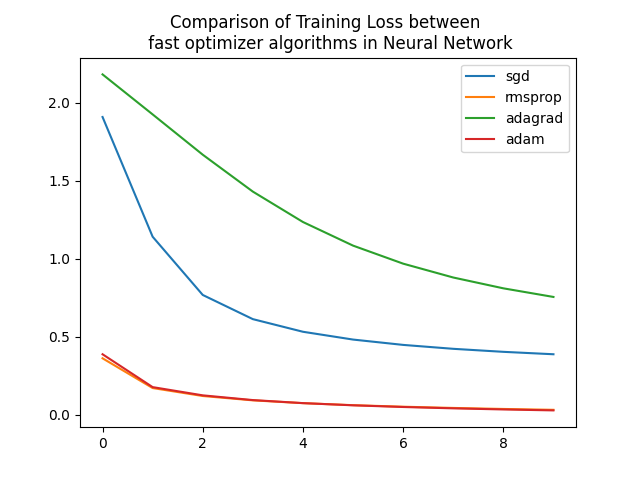

This figure's Python source:
###########################################################################################
#
# ML_NeuralNetwork_FasterOptimizers.py
#
# Comparison of training speed performance between
# optimizer algorithms (below) in perceptron of Neural network
# - Stochastic Gradient Descent (SGD) with Nesterov Momentum
# - RMSProp
# - AdaGrad
# - Adam
#
# Created by Jonggil Nam
# LinkedIn: https://www.linkedin.com/in/jonggil-nam-6099a162/
# Github: https://github.com/woodstone10
# e-mail: [email redacted]
# phone: +82-10-8709-6299
###########################################################################################

import numpy as np
import matplotlib.pyplot as plt
import tensorflow as tf

print("Num GPUs Available: ", len(tf.config.experimental.list_physical_devices('GPU')))

# Data from MNIST
(x_train, y_train), (x_test, y_test) = tf.keras.datasets.mnist.load_data()
x_train = tf.keras.utils.normalize(x_train, axis=1)
y_train = tf.keras.utils.to_categorical(y_train, 10)
x_test = tf.keras.utils.normalize(x_test, axis=1)
y_test = tf.keras.utils.to_categorical(y_test, 10)
print(x_train.shape, y_train.shape, x_test.shape, y_test.shape)

# Neural Network with Keras high-level API
def train_mnist(algo):
    model = tf.keras.Sequential([
        tf.keras.layers.Flatten(input_shape=x_train[0].shape),
        tf.keras.layers.Dense(250, activation='relu'),
        tf.keras.layers.Dense(10, activation='softmax')
    ])

    # Faster Optimizers
    if algo == 'sgd': # Momentum Optimization
        optimizer = tf.keras.optimizers.SGD(lr=0.001, momentum=0.9, nesterov=True)
    if algo == 'rmsprop':  # RMSProp
        optimizer = tf.keras.optimizers.RMSprop(lr=0.001, rho=0.9)
    if algo == 'adagrad': # AdaGrad
        optimizer = tf.keras.optimizers.Adagrad(learning_rate=0.001,
                                                initial_accumulator_value=0.1,
                                                epsilon=1e-07)
    if algo == 'adam': # Adam and Nadam Optimization
        optimizer = tf.keras.optimizers.Adam(lr=0.001, beta_1=0.9, beta_2=0.999)

    model.compile(
        # optimizer=algo, # Method.1 it is working fine
        optimizer=optimizer, # Method.2
        loss=tf.keras.losses.categorical_crossentropy,
        metrics=['accuracy']
    )

    history = model.fit(x_train, y_train,
                    batch_size=128,
                    epochs=10,
                    verbose=False,
                    shuffle=True,
                    validation_data=(x_test, y_test))

    return history, model

mnist = {
    'sgd': {'loss': [], 'acc': [], 'val_loss': [], 'val_acc': [], 'history': []},
    'rmsprop': {'loss': [], 'acc': [], 'val_loss': [], 'val_acc': [], 'history': []},
    'adagrad': {'loss': [], 'acc': [], 'val_loss': [], 'val_acc': [], 'history': []},
    'adam': {'loss': [], 'acc': [], 'val_loss': [], 'val_acc': [], 'history': []}
}

# Train and Evaluate for algorithms
iterations = 10
for optimizer in ['sgd', 'rmsprop', 'adagrad', 'adam']:
    print('--- {} ---'.format(optimizer))
    for i in range(iterations):
        print('starting ', i)
        history, model = train_mnist(optimizer)
        train_loss, train_accuracy = model.evaluate(x_train, y_train, verbose=False)
        val_loss, val_accuracy = model.evaluate(x_test, y_test, verbose=False)
        mnist[optimizer]['loss'].append(train_loss)
        mnist[optimizer]['history'].append(history)

# loss
key = ['loss'][0]
for opt in ['sgd', 'rmsprop', 'adagrad', 'adam']:
    hist = np.zeros(10)
    for h in mnist[opt]['history']:
        hist += np.array(h.history[key])
    mean = hist / 10
    plt.plot(mean, label=opt)
plt.legend()
plt.title('Comparison of Training Loss between \n fast optimizer algorithms in Neural Network')
plt.savefig('ML_NeuralNetwork_FasterOptimizers.png')
plt.show()
